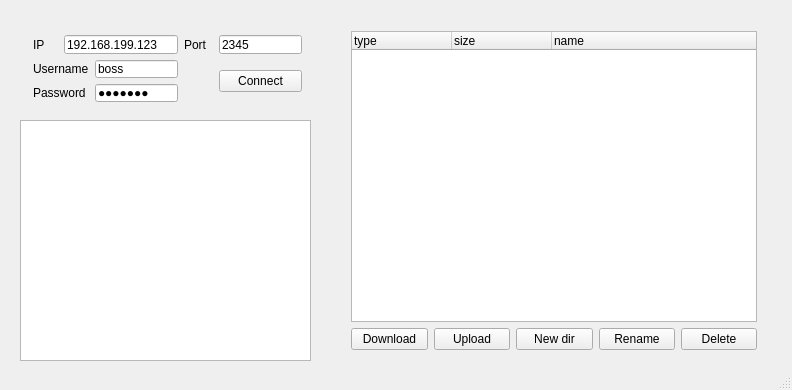
<?xml version="1.0" encoding="UTF-8"?>
<ui version="4.0">
 <class>ftpClient</class>
 <widget class="QMainWindow" name="ftpClient">
  <property name="geometry">
   <rect>
    <x>0</x>
    <y>0</y>
    <width>792</width>
    <height>390</height>
   </rect>
  </property>
  <property name="windowTitle">
   <string>ftpClient</string>
  </property>
  <property name="autoFillBackground">
   <bool>true</bool>
  </property>
  <widget class="QWidget" name="centralWidget">
   <widget class="QTextEdit" name="infoEdit">
    <property name="geometry">
     <rect>
      <x>20</x>
      <y>120</y>
      <width>291</width>
      <height>241</height>
     </rect>
    </property>
   </widget>
   <widget class="QWidget" name="">
    <property name="geometry">
     <rect>
      <x>340</x>
      <y>20</y>
      <width>428</width>
      <height>341</height>
     </rect>
    </property>
    <layout class="QGridLayout" name="gridLayout_2">
     <item row="0" column="0">
      <widget class="QTreeWidget" name="fileTree">
       <column>
        <property name="text">
         <string>type</string>
        </property>
       </column>
       <column>
        <property name="text">
         <string>size</string>
        </property>
       </column>
       <column>
        <property name="text">
         <string>name</string>
        </property>
       </column>
      </widget>
     </item>
     <item row="1" column="0">
      <layout class="QHBoxLayout" name="horizontalLayout">
       <item>
        <widget class="QPushButton" name="downButton">
         <property name="text">
          <string>Download</string>
         </property>
        </widget>
       </item>
       <item>
        <widget class="QPushButton" name="upButton">
         <property name="text">
          <string>Upload</string>
         </property>
        </widget>
       </item>
       <item>
        <widget class="QPushButton" name="newButton">
         <property name="text">
          <string>New dir</string>
         </property>
        </widget>
       </item>
       <item>
        <widget class="QPushButton" name="renameButton">
         <property name="text">
          <string>Rename</string>
         </property>
        </widget>
       </item>
       <item>
        <widget class="QPushButton" name="pushButton_2">
         <property name="text">
          <string>Delete</string>
         </property>
        </widget>
       </item>
      </layout>
     </item>
    </layout>
   </widget>
   <widget class="QWidget" name="">
    <property name="geometry">
     <rect>
      <x>22</x>
      <y>24</y>
      <width>291</width>
      <height>89</height>
     </rect>
    </property>
    <layout class="QGridLayout" name="gridLayout">
     <item row="1" column="5" rowspan="2">
      <widget class="QPushButton" name="connectButton">
       <property name="text">
        <string>Connect</string>
       </property>
      </widget>
     </item>
     <item row="1" column="2">
      <widget class="QLineEdit" name="userEdit">
       <property name="text">
        <string>boss</string>
       </property>
      </widget>
     </item>
     <item row="2" column="0" colspan="2">
      <widget class="QLabel" name="passLabel">
       <property name="text">
        <string>Password</string>
       </property>
      </widget>
     </item>
     <item row="1" column="3" rowspan="2" colspan="2">
      <spacer name="horizontalSpacer">
       <property name="orientation">
        <enum>Qt::Horizontal</enum>
       </property>
       <property name="sizeHint" stdset="0">
        <size>
         <width>40</width>
         <height>20</height>
        </size>
       </property>
      </spacer>
     </item>
     <item row="1" column="0" colspan="2">
      <widget class="QLabel" name="userLabel">
       <property name="text">
        <string>Username</string>
       </property>
      </widget>
     </item>
     <item row="2" column="2">
      <widget class="QLineEdit" name="passEdit">
       <property name="text">
        <string>iamboss</string>
       </property>
       <property name="echoMode">
        <enum>QLineEdit::Password</enum>
       </property>
      </widget>
     </item>
     <item row="0" column="3">
      <widget class="QLabel" name="portLabel">
       <property name="text">
        <string>Port</string>
       </property>
      </widget>
     </item>
     <item row="0" column="5">
      <widget class="QLineEdit" name="portEdit">
       <property name="text">
        <string>2345</string>
       </property>
      </widget>
     </item>
     <item row="0" column="0">
      <widget class="QLabel" name="ipLabel">
       <property name="text">
        <string>IP</string>
       </property>
      </widget>
     </item>
     <item row="0" column="1" colspan="2">
      <widget class="QLineEdit" name="ipEdit">
       <property name="text">
        <string>192.168.199.123</string>
       </property>
      </widget>
     </item>
    </layout>
   </widget>
  </widget>
  <widget class="QStatusBar" name="statusBar"/>
 </widget>
 <layoutdefault spacing="6" margin="11"/>
 <resources/>
 <connections/>
</ui>
